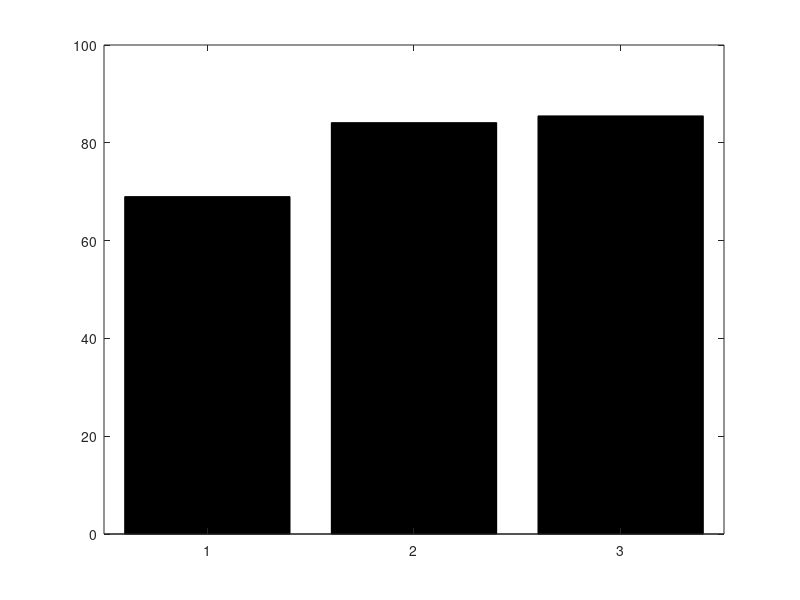

Here is the MATLAB script that generated this plot: (Note: this script raises an error after producing the figure.)
percentCorrect = [73 90 81;
    75 92 96;
    58 60 70;
    69 82 92;
    100 77 100;
    50 89 67;
    67 100 100;
    60 83 78];    

bar([1 2 3],mean(percentCorrect,1),'k')
hold on;
errorbar([1 2 3],mean(percentCorrect,1), sem(percentCorrect), 'k','linestyle','none')
set(gca, 'box','off','TickDir','out','fontsize',14,'color','none');
set(gca, 'YLim', [50 100], 'XTick', [1 2 3], 'XTickLabel',[{'Low'},{'Medium'},{'High'}]);
